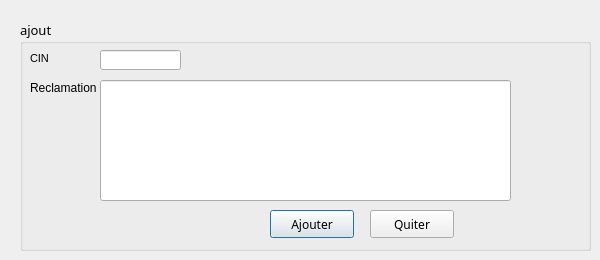
        <widget class="QWidget" name="tab_amir10">
         <attribute name="title">
          <string>Ajouter Reclamation</string>
         </attribute>
         <widget class="QGroupBox" name="groupBox_amir10">
          <property name="geometry">
           <rect>
            <x>20</x>
            <y>20</y>
            <width>571</width>
            <height>231</height>
           </rect>
          </property>
          <property name="font">
           <font>
            <family>MS Reference Sans Serif</family>
            <pointsize>10</pointsize>
            <weight>50</weight>
            <bold>false</bold>
           </font>
          </property>
          <property name="styleSheet">
           <string notr="true">QTextEdit, QListView {
    background-color: white;
    background-image: url(draft.png);
    background-attachment: fixed;
}</string>
          </property>
          <property name="title">
           <string>ajout</string>
          </property>
          <widget class="QLabel" name="label_12">
           <property name="geometry">
            <rect>
             <x>10</x>
             <y>30</y>
             <width>71</width>
             <height>16</height>
            </rect>
           </property>
           <property name="font">
            <font>
             <family>MS Shell Dlg 2</family>
             <pointsize>8</pointsize>
             <weight>50</weight>
             <bold>false</bold>
            </font>
           </property>
           <property name="styleSheet">
            <string notr="true">QLabel 
{
rgb(255, 255, 255)
font: 8pt &quot;MS Shell Dlg 2&quot;;}</string>
           </property>
           <property name="text">
            <string>CIN</string>
           </property>
          </widget>
          <widget class="QLineEdit" name="LineEdit_cin_r">
           <property name="geometry">
            <rect>
             <x>80</x>
             <y>30</y>
             <width>81</width>
             <height>20</height>
            </rect>
           </property>
           <property name="styleSheet">
            <string notr="true"/>
           </property>
          </widget>
          <widget class="QLabel" name="label_48">
           <property name="geometry">
            <rect>
             <x>10</x>
             <y>60</y>
             <width>71</width>
             <height>16</height>
            </rect>
           </property>
           <property name="text">
            <string>Reclamation</string>
           </property>
          </widget>
          <widget class="QPushButton" name="ajouter_r">
           <property name="geometry">
            <rect>
             <x>250</x>
             <y>190</y>
             <width>84</width>
             <height>28</height>
            </rect>
           </property>
           <property name="font">
            <font>
             <family>MS Reference Sans Serif</family>
            </font>
           </property>
           <property name="focusPolicy">
            <enum>Qt::StrongFocus</enum>
           </property>
           <property name="styleSheet">
            <string notr="true">QPushButton::hover
{
	background-color: qlineargradient(spread:pad, x1:0, y1:0.511, x2:1, y2:0.511, stop:0 rgba(0, 207, 179, 255),stop:1 rgb(108, 135, 255));

}</string>
           </property>
           <property name="text">
            <string>Ajouter</string>
           </property>
           <property name="default">
            <bool>true</bool>
           </property>
          </widget>
          <widget class="QPushButton" name="pushButton_AjoutProdui_11">
           <property name="geometry">
            <rect>
             <x>350</x>
             <y>190</y>
             <width>84</width>
             <height>28</height>
            </rect>
           </property>
           <property name="font">
            <font>
             <family>MS Reference Sans Serif</family>
            </font>
           </property>
           <property name="contextMenuPolicy">
            <enum>Qt::NoContextMenu</enum>
           </property>
           <property name="styleSheet">
            <string notr="true">QPushButton::hover
{
	background-color: qlineargradient(spread:pad, x1:0, y1:0.511, x2:1, y2:0.511, stop:0 rgba(0, 207, 179, 255),stop:1 rgb(108, 135, 255));

}</string>
           </property>
           <property name="text">
            <string>Quiter</string>
           </property>
           <property name="autoDefault">
            <bool>false</bool>
           </property>
           <property name="default">
            <bool>false</bool>
           </property>
           <property name="flat">
            <bool>false</bool>
           </property>
          </widget>
          <widget class="QLineEdit" name="LineEdit_r">
           <property name="geometry">
            <rect>
             <x>80</x>
             <y>60</y>
             <width>411</width>
             <height>121</height>
            </rect>
           </property>
           <property name="styleSheet">
            <string notr="true"/>
           </property>
           <property name="text">
            <string/>
           </property>
          </widget>
         </widget>
        </widget>
